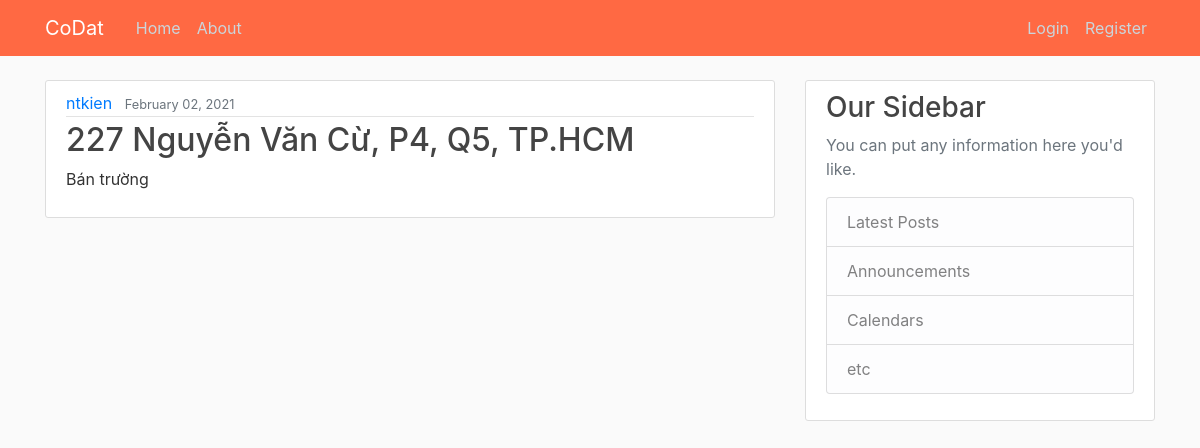
The app's page /, older data.
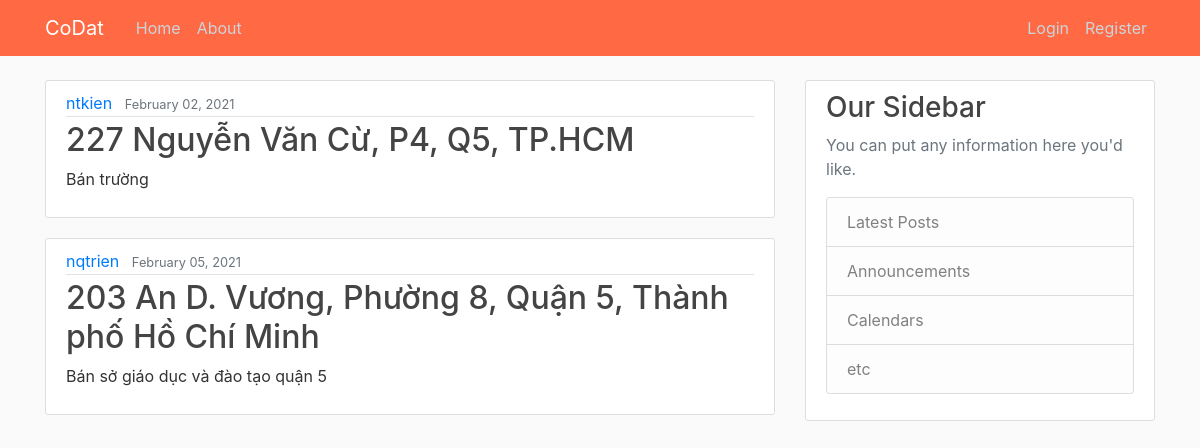
The same page, newer data.
### HomePage/models.py (models this page shows, shortened)
class Post(models.Model):
    status = models.CharField(max_length=10, choices=STATUS)
    price = models.CharField(max_length=20)
    address = models.CharField(max_length=100)
    description = models.TextField()
    date_posted = models.DateTimeField(default=timezone.now)
    author = models.ForeignKey(User, on_delete=models.CASCADE)

### HomePage/views.py (the view)
# urls.py: path('', views.home, name='home-page'),
def home(request):
    context = {
        'posts': Post.objects.all()
    }
    return render(request, 'HomePage/home.html', context)

### HomePage/templates/HomePage/home.html
{% extends "HomePage/base.html" %}
{% block content %}
    {% for post in posts %}
        <article class="media content-section">
            <div class="media-body">
                <div class="article-metadata">
                    <a class="mr-2" href="#">{{ post.author }}</a>
                    <small class="text-muted">{{ post.date_posted|date:"F d, Y" }}</small>
                </div>
                <h2><a class="article-address" href="#">{{ post.address }}</a></h2>
                <p class="article-description">{{ post.description }}</p>
            </div>
        </article>
    {% endfor %}
{% endblock content %}

### HomePage/templates/HomePage/base.html (shortened to what this page needs)
{% load static %}
<!DOCTYPE html>
<html>
<head>
    <link rel="stylesheet" href="https://maxcdn.bootstrapcdn.com/bootstrap/4.0.0/css/bootstrap.min.css">
    <link rel="stylesheet" type="text/css" href="{% static 'HomePage/main.css' %}">
</head>
<body>
    <header class="site-header">
        <nav class="navbar navbar-expand-md navbar-dark bg-steel fixed-top">
            <div class="container">
                <a class="navbar-brand mr-4" href="{% url 'home-page' %}">CoDat</a>
                <div class="collapse navbar-collapse" id="navbarToggle">
                    <div class="navbar-nav mr-auto">
                        <a class="nav-item nav-link" href="{% url 'home-page' %}">Home</a>
                        <a class="nav-item nav-link" href="{% url 'home-about' %}">About</a>
                    </div>
                    <div class="navbar-nav">
                        {% if user.is_authenticated %}
                            <a class="nav-item nav-link" href="{% url 'logout' %}">Logout</a>
                            <a class="nav-item nav-link" href="{% url 'profile' %}">Profile</a>
                        {% else %}
                            <a class="nav-item nav-link" href="{% url 'login' %}">Login</a>
                            <a class="nav-item nav-link" href="{% url 'register' %}">Register</a>
                        {% endif %}
                    </div>
                </div>
            </div>
        </nav>
    </header>
    <main role="main" class="container">
        <div class="row">
            <div class="col-md-8">
                {% block content %}{% endblock %}
            </div>
            <div class="col-md-4">
                <div class="content-section">
                    <h3>Our Sidebar</h3>
                    <p class='text-muted'>You can put any information here you'd like.
                    <ul class="list-group">
                        <li class="list-group-item list-group-item-light">Latest Posts</li>
                        <li class="list-group-item list-group-item-light">Announcements</li>
                        <li class="list-group-item list-group-item-light">Calendars</li>
                        <li class="list-group-item list-group-item-light">etc</li>
                    </ul>
                    </p>
                </div>
            </div>
        </div>
    </main>
</body>
</html>

### HomePage/static/HomePage/main.css (style rules this page uses)
body { background: #fafafa; color: #333333; margin-top: 5rem; }
h1, h2, h3, h4, h5, h6 { color: #444444; }
ul { margin: 0; }
.bg-steel { background-color: #ff6943; }
.site-header .navbar-nav .nav-link { color: #cbd5db; }
.content-section { background: #ffffff; padding: 10px 20px; border: 1px solid #dddddd; border-radius: 3px; margin-bottom: 20px; }
.article-address { color: #444444; }
.article-description { white-space: pre-line; }
.article-metadata { padding-bottom: 1px; margin-bottom: 4px; border-bottom: 1px solid #e3e3e3 }

Row changes from the older to the newer data that the page shows:
added Post: author "nqtrien", date_posted "February 05, 2021", address "203 An D. Vương, Phường 8, Quận 5, Thành phố Hồ Chí Minh", description "Bán sở giáo dục và đào tạo quận 5"
